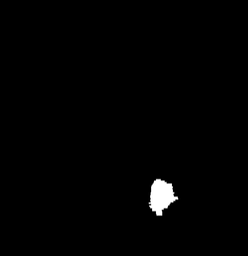
#> input picture Challenge 4 - Non Rigid Registration/imgs/Tumor_segmentation_for_planning.png, 248 x 256 px, shrunk from 512 x 528 before the run, found by its file name; the run also reads 2 pictures not shown here
$ jupyter execute NonRigidRegistration.ipynb
#> lines starting #> are read from the running program, lines starting #| are printed output that depends on the picture; after the words box and inside, x2 and y2 are one past the last pixel; in counts of white or black regions, pixels touching at a corner belong together
<span style="text-align: center; color:#009999;">

# [LGBIO2050] - Medical Imaging
## *Non-Rigid Image Registration*
</span>

### Professors :
- Prof. G. Kerckhofs
- Prof. J. Lee
- Prof. B. Macq
- Prof. G. Duchêne

### Teaching assistants :
- Pauline Hermans (pauline.hermans@uclouvain.be)
- Nicolas Delinte (nicolas.delinte@uclouvain.be)
- Simon Francois (simon.b.francois@uclouvain.be)

**2026-2027**

<span style="color:#009999;">

## 1. Guidelines and Deliverables
</span>

- This assignment is due on **11th November 2026**.
- The jupyter notebook containing the code and **detailed answers** to the questions must be delivered in an archive (.zip folder) on Moodle, with *"Markdown cells"* containing the answers to the questions and *"Code cells"* containing the code you implemented. The answers have to be written in English.
- This work must comply with the **EPL AI Guidelines** (available on Moodle) concerning the responsible use of AI in student work. Copying code or answers from other groups or from the internet is strictly prohibited. **Any source used for inspiration must be clearly acknowledged and referenced.**
- At the end of the semester, an **individual evaluation** will allow you to demonstrate that you have a good understanding of the challenge, both in terms of the code you have written and the answers to the reflection questions. Make sure that **all group members are familiar with each challenge and understand how it works**.
- The **presentation and overall formatting of your notebook** will also be taken into account in the assessment. Make sure to **write clean, efficient, well-structured code and comment it** appropriately to make it easy to understand. Your outputs and figures should also be clear and well-presented (do not forget titles, legends, etc. where appropriate). Pay particular attention to your answers to the questions as well. **Structure your explanations clearly** and use titles, subtitles, figures, and other relevant elements to make your **answers clear and precise**.

<span style="color:#009999;">

## 2. Context
</span>

### Registration

The purpose of this challenge is to implement basic medical image registration tools. Aim of image registration is to align a ’moving’ image on a ’fixed’ or 'static' image by finding a spatial transformation mapping all pixels in the ’moving’ image to pixels in the ’fixed’ image.
Methods used in order to register medical images can be:

- **Inter- vs Intra- patient.** Inter-patient methods register images captured on multiple patients while intra-patient methods register images captured on the same patient.
*In the context of this challenge, you will perform intra-patient image registration which is less sensitive to anatomical variations.*

- **Mono vs Multi- modal.** In the case of mono-modal registration, both ’fixed’ and ’moving’ images are of the same modality (MRI, PET, X-Rays,...). In the case of multi-modal registration, ’fixed’ and ’moving’ images are of different modalities (MRI/PET, PET/X-Rays,...). This second type of registration is useful to overlap different kind of information.
*In the context of this challenge, you will perform mono-modal image registration on CT-scans.*

- **Rigid vs non-rigid.** Rigid registration methods use a simple transform, uniformly applied over the entire image (like rotations or translations). In contrast, non-rigid registration methods allow to handle situations where the images to be registered have geometric differences that cannot be accounted by similarity (global translation, rotation, and scaling) transformations. In these cases, small variations in the images are taken into account in order to modify locally the deformation transform.
*In the context of this challenge, you will implement a non-rigid image registration tool.*

### Radiotherapy

Radiotherapy is a cancer treatment that uses ionizing radiation to destroy tumor cells while minimizing damage to surrounding healthy tissues. Before treatment, a planning CT scan is used to identify the tumor and determine the optimal distribution of the radiation dose, ensuring that the tumor receives the prescribed dose while limiting exposure to nearby organs. However, the patient's anatomy may change between treatment planning and actual radiation delivery due to breathing, changes in body position, or internal organ movement. As a result, the tumor may no longer be located exactly where it was during planning. Image registration is therefore essential to align the planning CT scan with an image acquired during treatment, allowing the tumor's current position to be identified and helping assess whether the planned radiation dose will still adequately cover the tumor.

<div class="alert alert-info">

**QUESTION 1**

In the following cell, import the images named ``CT_lung_planning.png`` and ``CT_lung_during_treatment.png``. Besides, import also the binary mask in ``Tumor_segmentation_for_planning.png`` file that gives the tumor's contour. Provide a preliminary visuallion of the problem by using the provided ``show_2images_and_difference`` function.

It is easy to see that these two images are not aligned. The purpose here is to automatically find the contour of the tumor on the moving image in order to assess the validity of the dose planning (i.e., by checking if the tumor is still entirely covered by the radiation beams). Thus, can you explain why registration is necessary in this context? Will the tumor be covered by the beam if its position is determined by the treatment planning?
</div>

Answer:

From the results we got from the code, we can see that the 3 matrices have the same dimensions, which means that the images and the mask are dimensionally compatible. From the images, we can understand why registration is necessary:
- Fixed image: represents the planning CT; the yellow outline shows the tumor's position during planning
- Moving image: represents the CT acquired during treatment; the tumor doesn't perfectly match the original yellow outline
- Difference: highlights the differences between the two images, the anatomical structures are misaligned, especially in the head, chest, and tumor regions.

The patient's anatomy and the tumor's position can change between treatment planning and radiation delivery, for example due to breathing or patient movements. If the radiation beam is aimed only at the position set during planning, it's not possible to guarantee that the entire tumor will be irradiated. This could lead to under-irradiation of part of the tumor and unnecessary exposure of the surrounding healthy tissues. Registration allows aligning the two CT images and estimating the tumor's current position, improving the accuracy of radiotherapy.

[cell 1]
import numpy as np
from skimage import measure
from skimage.io import imread
import matplotlib.pyplot as plt


def show_2images_and_difference(fixed, moving, mask=None): #the function expects two-dimensional images, but the images could be RGB or RGBA
    """
    Two image plot (fixed and moving) + difference (fixed-moving)

    Parameters
    ----------
    fixed : 2D array
        fixed image.
    moving : 2D array
        moving image.
    mask : 2D array, optional
        binary mask of the tumor. The default is None.

    Returns
    -------
    None
    """

    fig, axes = plt.subplots(1, 3, figsize=(9, 3))

    for ax, img, title in zip(axes,[fixed, moving, fixed - moving],
                                ['Fixed image', 'Moving image', 'Difference']):
        ax.imshow(img, cmap='gray')
        ax.set_title(title, fontsize=14)
        ax.axis('off')

        if mask is not None and title != 'Difference':
            contour = measure.find_contours(mask.astype(float), 0)[0] #requires a 2D mask
            ax.plot(contour[:, 1], contour[:, 0], 'y-', linewidth=0.5)

    plt.tight_layout()
    plt.show()
    plt.close()

fixed = imread("imgs/CT_lung_planning.png")
moving = imread("imgs/CT_lung_during_treatment.png")
tumor_mask = imread("imgs/Tumor_segmentation_for_planning.png")
#> tumor_mask is the input picture: shape (256, 248); min 0, max 255, mean 2.6

#convert images to 2D if they contain multiple channels
if fixed.ndim == 3:
    fixed = fixed[:, :, 0]
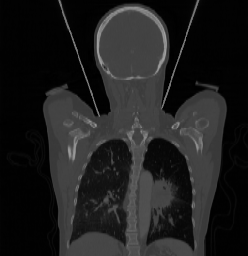
#> fixed: shape (256, 248); min 0, max 163, mean 30.8

if moving.ndim == 3:
    moving = moving[:, :, 0]
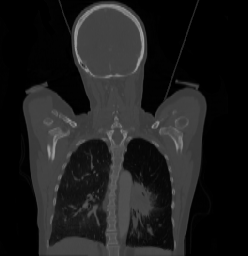
#> moving: shape (256, 248); min 0, max 159, mean 29.4

if tumor_mask.ndim == 3:
    tumor_mask = tumor_mask[:, :, 0]

fixed = fixed.astype(float) #convert images to float for subtraction
moving = moving.astype(float) #convert images to float for subtraction
tumor_mask = tumor_mask > 0 #convert the tumor mask to binary
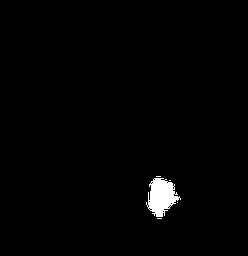
#> tumor_mask: shape (256, 248) bool; 1.3% white; 5 white regions (4 under 20 px), largest, box (x1, y1, x2, y2) and area: (146, 178, 181, 217) 823

#check dimensions
print("Fixed:", fixed.shape)
#| Fixed: (256, 248)
print("Moving:", moving.shape)
#| Moving: (256, 248)
print("Mask:", tumor_mask.shape)
#| Mask: (256, 248)

show_2images_and_difference(fixed, moving, mask=tumor_mask)
#> the loop in show_2images_and_difference, `for ax, img, title in zip(axes,[fixed, moving, fixed - moving], ['Fixe..` made 3 passes
#> title on passes 1 to 3: 'Fixed image', 'Moving image', 'Difference'
#> in show_2images_and_difference, `plt.show()`:
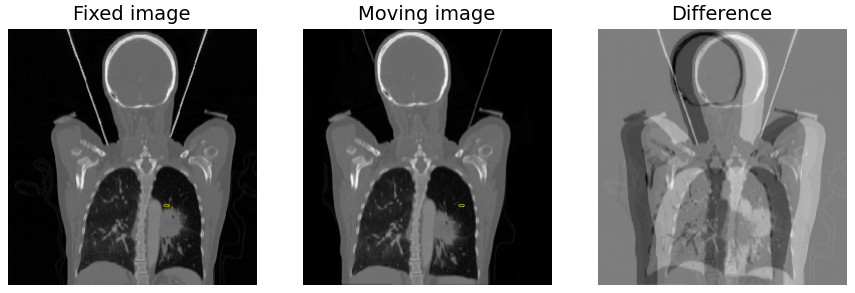
#> figure drawn by matplotlib, 3 panels
from pathlib import Path

<span style="color:#009999;">

## 3. Non-Rigid Registration
### 3.1 First... Ridig Registration!
</span>

Rigid registration is a way to transform images. Such modifications are simple transforms uniformly applied on the entire image (rotations, translations, etc.). Those methods are not discussed in this challenge but they are crutial as a preprocessing step before applying non-rigid registration.
Execute the cell below to translate the moving image onto the fixed one.

[cell 2]
#rigid regression --> preliminary step before the non-rigid registration
import numpy as np
from tqdm import tqdm
from scipy import ndimage


def SSD(im1, im2):
    """
    Compute the Sum of Squared Differences (SSD) between two images.

    Parameters
    ----------
    im1 : numpy.ndarray
        First image, represented as a numerical array.
    im2 : numpy.ndarray
        Second image, represented as a numerical array.

    Returns
    -------
    float or numpy scalar
        Sum of squared differences between the two images.
    """
    return np.sum((im1 - im2) ** 2)


def transform_image(moving, tx, ty, theta):
    """
    Apply a rigid transformation (rotation and translation) to the moving image.

    Parameters
    ----------
    moving : numpy.ndarray
        The moving image, represented as a numerical array.
    tx : float
        Horizontal translation in pixels.
    ty : float
        Vertical translation in pixels.
    theta : float
        Rotation angle in radians.

    Returns
    -------
    registered : numpy.ndarray
        Transformed image with the same shape as moving.
    """
    # Rotation around the image center
    rotated = ndimage.rotate(moving, np.degrees(theta),
                            reshape=False, order=1, mode='constant', cval=0)

    # Translation
    registered = ndimage.shift(rotated, shift=(ty, tx),
                            order=1, mode='constant', cval=0)

    return registered

#the function rigid_registration() tries to align the moving image to the fixed image using 2 transformations:
# 1- TRANSLATION --> move the image horizontally (tx) and vertically (ty)
# 2- ROTATION --> rotate the image by an angle theta
#The algorithm looks for the best parameters that minimize the SSD: the lower the SSD value,
#the smaller the overall intensity difference between the two images.
#At each iteration, the algorithm tries small changes to translation and rotation, keeping the ones that reduce the SSD.
def rigid_registration(fixed, moving, iter_max=100, step_trans=1.0, step_rot=0.01,
                       show_steps=True, mask=None):
    """
    Register a moving image to a fixed image using rigid transformations
    and iterative optimization of the Sum of Squared Differences (SSD).

    Parameters
    ----------
    fixed : numpy.ndarray
        Reference image to which the moving image is registered.
    moving : numpy.ndarray
        Image to transform and align with the fixed image.
    iter_max : int, optional
        Maximum number of optimization iterations. Default is 100.
    step_trans : float, optional
        Initial translation step size in pixels. Default is 1.0.
    step_rot : float, optional
        Initial rotation step size in radians. Default is 0.01.
    show_steps : bool, optional
        Whether to display intermediate registration results. Default is True.
    mask : 2D array, optional
        binary mask of the tumor. The default is None.

    Returns
    -------
    registered : numpy.ndarray
        Moving image after the estimated rigid transformation.
    tuple of float
        Estimated transformation parameters (tx, ty, theta).
    current_ssd : float or numpy scalar
        SSD between fixed and registered.
    """
#> called with iter_max = 100, step_trans = 1, step_rot = 0.01, show_steps = True

    #initialization
    tx, ty, theta = 0.0, 0.0, 0.0
    registered = transform_image(moving, tx, ty, theta)
    current_ssd = SSD(fixed, registered)
#> current_ssd = 86097096

    #iterative optimization
    pbar = tqdm(range(iter_max), desc='Iterative optimization')
    for i in pbar:

        improved = False

        #test positive and negative changes in each parameter
        for dtx, dty, dtheta in [(step_trans, 0, 0), (-step_trans, 0, 0), (0, step_trans, 0), (0, -step_trans, 0), (0, 0, step_rot), (0, 0, -step_rot)]:

            new_tx = tx + dtx
            new_ty = ty + dty
            new_theta = theta + dtheta

            candidate = transform_image(moving, new_tx, new_ty, new_theta)
            candidate_ssd = SSD(fixed, candidate)

            #keep the transformation if SSD decreases
            if candidate_ssd < current_ssd:
                tx, ty, theta = new_tx, new_ty, new_theta
                registered = candidate
                current_ssd = candidate_ssd
                improved = True
                #continue

        #if no improvement is found, reduce iteration steps size
        if not improved:
            step_trans /= 2
            step_rot /= 2

            #stop if steps size become very small
            if step_trans < 0.005 and step_rot < 0.00005:
                break

        pbar.set_description(f"SSD = {current_ssd:.2f}, tx = {tx:.2f}, "
                            f"ty = {ty:.2f}, theta = {np.degrees(theta):.3f} degrees")

        if show_steps and i%10==0:
            show_2images_and_difference(fixed, registered, mask=mask)
#> this loop made 36 passes
#> step_trans on passes 22, 24, 26, 28, 30, 32, 34, 36: 0.5, 0.25, 0.125, 0.0625, 0.0312, 0.0156, 0.00781, 0.00391
#> pass 1, in transform_image (call 2), `registered = ndimage.shift(rotated, shift=(ty, tx), order=1, mode='con..`:
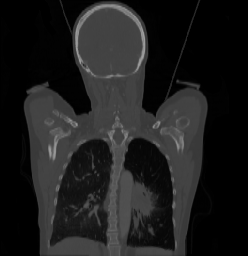
#> registered: shape (256, 248) float64; min 0, max 159, mean 29.4
#> pass 1, in transform_image (call 6), `rotated = ndimage.rotate(moving, np.degrees(theta), reshape=False, ord..`:
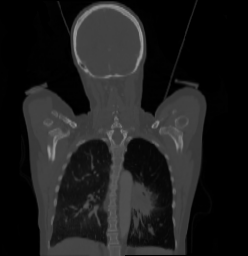
#> rotated: shape (256, 248) float64; min 0, max 157.7, mean 29.4
#> after the loop:
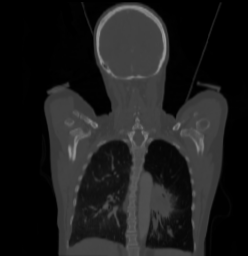
#> registered: shape (256, 248) float64; min 0, max 155, mean 29.2
#> after the loop, current_ssd = 10114423; step_rot = 3.91e-05; step_trans = 0.00391; theta = -0.0108; tx = 21.16; ty = 1.4

    return registered, (tx, ty, theta), current_ssd


# Apply rigid registration!!!!!
registered_rigid, params, SSD_val = rigid_registration(fixed, moving, iter_max=100, show_steps=True, mask=tumor_mask)
#> params = (21.16, 1.4, -0.0108); SSD_val = 10114423
show_2images_and_difference(fixed, registered_rigid, mask=tumor_mask)
#> the loop in show_2images_and_difference (call 6), `for ax, img, title in zip(axes,[fixed, moving, fixed - moving], ['Fixe..` made 3 passes
#> in show_2images_and_difference (call 6), `plt.show()`:
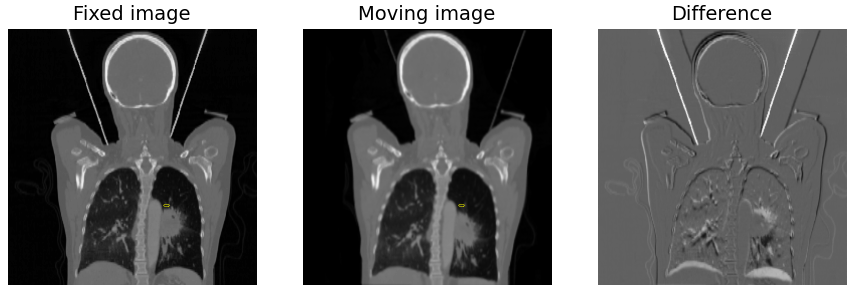
#> figure drawn by matplotlib, 3 panels
#> (the rest of the program and of its run is left out)
